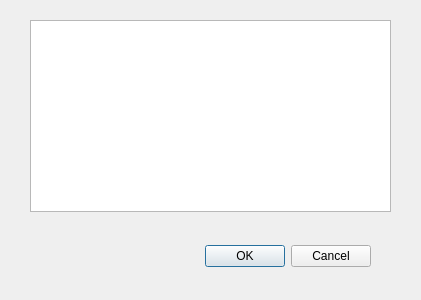
<?xml version="1.0" encoding="UTF-8"?>
<ui version="4.0">
 <class>Dialog</class>
 <widget class="QDialog" name="Dialog">
  <property name="geometry">
   <rect>
    <x>0</x>
    <y>0</y>
    <width>421</width>
    <height>300</height>
   </rect>
  </property>
  <property name="windowTitle">
   <string>Dialog</string>
  </property>
  <widget class="QDialogButtonBox" name="buttonBox">
   <property name="geometry">
    <rect>
     <x>30</x>
     <y>240</y>
     <width>341</width>
     <height>32</height>
    </rect>
   </property>
   <property name="orientation">
    <enum>Qt::Horizontal</enum>
   </property>
   <property name="standardButtons">
    <set>QDialogButtonBox::Cancel|QDialogButtonBox::Ok</set>
   </property>
  </widget>
  <widget class="QTextBrowser" name="textBrowser">
   <property name="geometry">
    <rect>
     <x>30</x>
     <y>20</y>
     <width>361</width>
     <height>192</height>
    </rect>
   </property>
   <property name="autoFillBackground">
    <bool>false</bool>
   </property>
  </widget>
 </widget>
 <resources/>
 <connections>
  <connection>
   <sender>buttonBox</sender>
   <signal>accepted()</signal>
   <receiver>Dialog</receiver>
   <slot>accept()</slot>
   <hints>
    <hint type="sourcelabel">
     <x>248</x>
     <y>254</y>
    </hint>
    <hint type="destinationlabel">
     <x>157</x>
     <y>274</y>
    </hint>
   </hints>
  </connection>
  <connection>
   <sender>buttonBox</sender>
   <signal>rejected()</signal>
   <receiver>Dialog</receiver>
   <slot>reject()</slot>
   <hints>
    <hint type="sourcelabel">
     <x>316</x>
     <y>260</y>
    </hint>
    <hint type="destinationlabel">
     <x>286</x>
     <y>274</y>
    </hint>
   </hints>
  </connection>
 </connections>
</ui>
